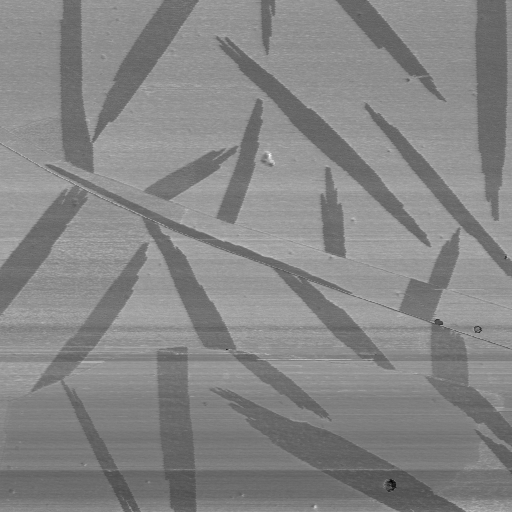
#> input picture PTCDITest2.png, 512 x 512 px
$ jupyter execute MPAGS_Code.ipynb   (shell and % lines are left out)
#> lines starting #> are read from the running program, lines starting #| are printed output that depends on the picture; after the words box and inside, x2 and y2 are one past the last pixel; in counts of white or black regions, pixels touching at a corner belong together
[cell 1]
import numpy as np
from scipy import ndimage
import matplotlib.pyplot as plt
import matplotlib.image as mpimg

[cell 2]
#Define a function that removes x & y ticks from images
def noticks():
    """Remove the x & y ticks from the axes of figures."""
    ax = plt.gca()
    ax.xaxis.set_ticks([])
    ax.yaxis.set_ticks([])

[cell 3]
#Import the local image and plot it
img = mpimg.imread('./PTCDITest2.png')
#> img is the input picture: shape (512, 512) float32; min 0, max 1, mean 0.524
imgplot = plt.imshow(img,cmap="gray")
noticks()

[cell 4]
#Before processing, need to equalise the background so thresholding works:

#Find the background height along each row using the 70th percentile
bg = np.percentile(img, 70, axis=1, keepdims=True)
#> bg = 512 values, max 0.663 at index 239, min 0.404 at index 475, mean 0.564

#Using the minimum background height and use it to create a scalar for each row
min = np.amin(bg)
#> min = 0.404
scalar_array = min/bg
#> scalar_array = 512 values, max 1 at index 475, min 0.61 at index 239, mean 0.724

#Multiple each row by the associated scalar and plot to observe results
flat_img = [scalar_array[i]*img[i,:] for i in range(len(img))]
#> flat_img = 512 items
imgplot = plt.imshow(flat_img,cmap="gray")
noticks()
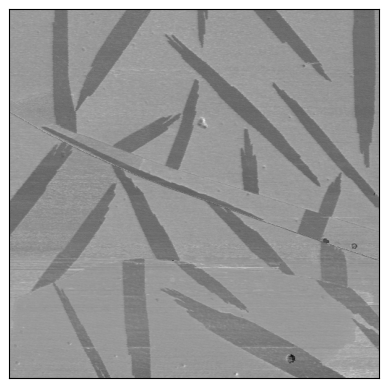
#> figure drawn by matplotlib, 1 panel

[cell 5]
#Apply a 2D percentile filter to the flattened image to improve edges
img_perc=ndimage.filters.percentile_filter(flat_img,40,size=(1,7))
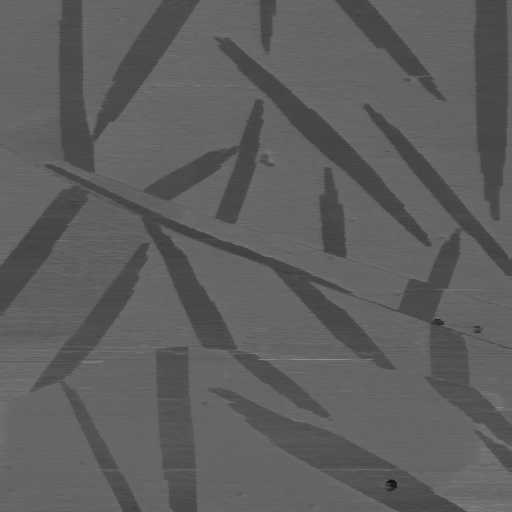
#> img_perc: shape (512, 512) float64; min 0.0699, max 0.558, mean 0.371
img_percplot = plt.imshow(img_perc,cmap="gray")
noticks()

[cell 6]
#Create an array of threshold values and a blank array to store the number of zeroes in the
#binary images produced by each value
threshold=np.arange(0, 1, 0.01)
num_zeroes_arr = np.array([])

#Deploy a for loop that thresholds the filtered image using each#threshold value and stores
#the number of zeroes in the binary image produced for each value
for i,j in enumerate(threshold):
    img_test=img_perc
    img_test=img_test>j
    num_zeroes_i = (img_test == 0).sum()
    num_zeroes_arr = np.append(num_zeroes_arr, num_zeroes_i)
#> this loop made 100 passes
#> num_zeroes_i on passes 17 to 28: 62, 69, 74, 78, 98, 124, 139, 154, 162, 185, 390, 2458
#> (num_zeroes_i, num_zeroes_arr) on passes 1 to 6: (0, [0]), (0, [0, 0]), (0, [0, 0, 0]), (0, [0, 0, 0, 0]), (0, [0, 0, 0, 0, 0]), (0, [0, 0, 0, 0, 0, 0])
#> after the loop, num_zeroes_arr = 100 values from 0 to 262144

[cell 7]
#Find the index of the optimal threshold by considering where the proportion of zeroes in the
#binary image changes the least, using a Gaussian gradient function
opt_ind=np.argmax(ndimage.gaussian_gradient_magnitude(num_zeroes_arr,10))
#> opt_ind = 38

#Plot graphs of the proportion and its gradient to visually confirm the correct index being
#selected
plt.subplot(211)
threshold_plot=plt.plot(threshold,num_zeroes_arr/np.amax(num_zeroes_arr))
#> threshold_plot = 1 item
plt.ylabel('Proportion of Zeroes')
plt.grid(True)

plt.subplot(212)
threshold_grad_plot=plt.plot(threshold,ndimage.gaussian_gradient_magnitude(num_zeroes_arr/np.amax(num_zeroes_arr),10))
#> threshold_grad_plot = 1 item
plt.ylabel('Gaussian Gradient')
plt.xlabel('Threshold Value', fontsize=16);
plt.grid(True)
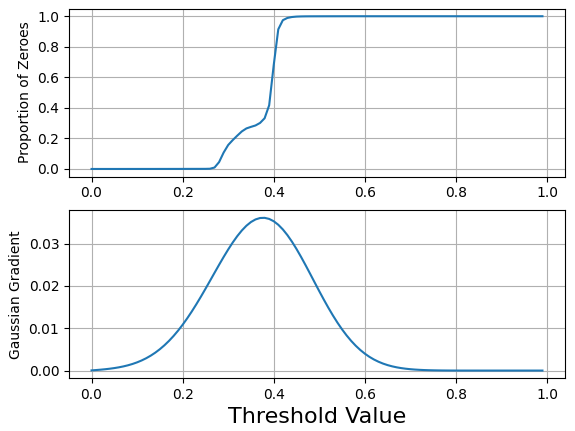
#> figure drawn by matplotlib, 2 panels; panel 1: curve peaks at x = 0.56, y = 1; panel 2: curve peaks at x = 0.38, y = 0.0361

[cell 8]
#Generate the found optimal binary image for further filtering
opt_img=img_perc>threshold[opt_ind]
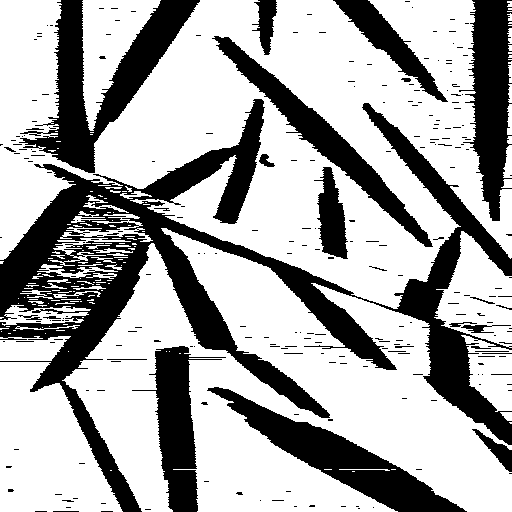
#> opt_img: shape (512, 512) bool; 66.8% white; 254 black regions (225 under 20 px), largest, box (x1, y1, x2, y2) and area: (0, 99, 512, 512) 43318, (19, 0, 200, 173) 9640, (207, 387, 467, 512) 7981
opt_plot=plt.imshow(opt_img,cmap="gray")
noticks()

[cell 9]
#Write a small function to make a circular structuring element for morphological image
#processing
def bin_circ_se(r):
    """Creates a circular binary structuring element of integer pixel radius r>1."""
    nx,ny=(2*r+1,2*r+1)
    x=np.arange(nx)
    y=np.arange(ny)
    xv, yv = np.meshgrid(x, y)
    circle = np.square(yv - r) + np.square(xv - r) <= np.square(r)
    circle=np.array(circle)
    return circle

#Create and plot a sample of the binary circle of radius 30
seplot=plt.imshow(bin_circ_se(30), cmap='gray')
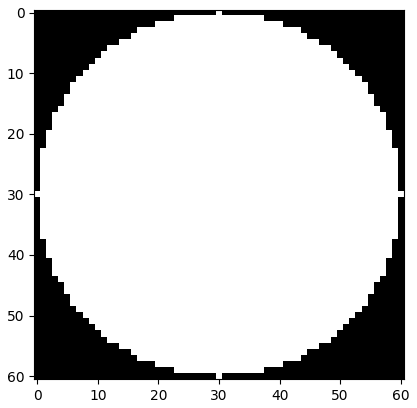
#> figure drawn by matplotlib, 1 panel

[cell 10]
#Perform a morphological binary closing on the image in order to remove non-flake
#features and noise from the image:

#Binary closing creates a seam on the image, this is circumvented by padding the image
#with 1s, applying the process and then removing the padding.
pad_width=100
opt_img_pad = np.pad(opt_img, [(pad_width, ), (pad_width, )], mode='constant',constant_values=1)
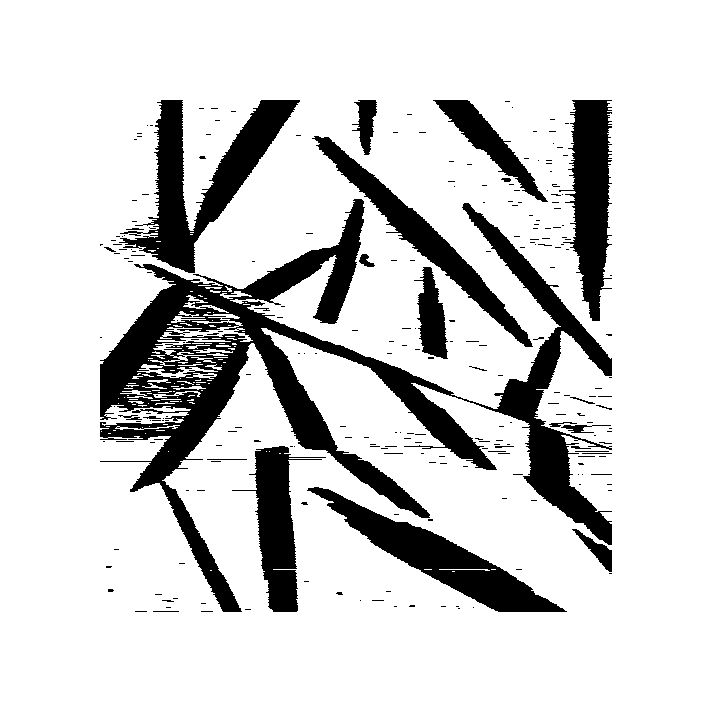
#> opt_img_pad: shape (712, 712) bool; 82.8% white; 254 black regions (225 under 20 px), largest, box (x1, y1, x2, y2) and area: (100, 199, 612, 612) 43318, (119, 100, 300, 273) 9640, (307, 487, 567, 612) 7981

#Perform binary closing using a circular binary structuring element of radius 5
opt_img_closed = ndimage.binary_closing(opt_img_pad, structure=bin_circ_se(5))
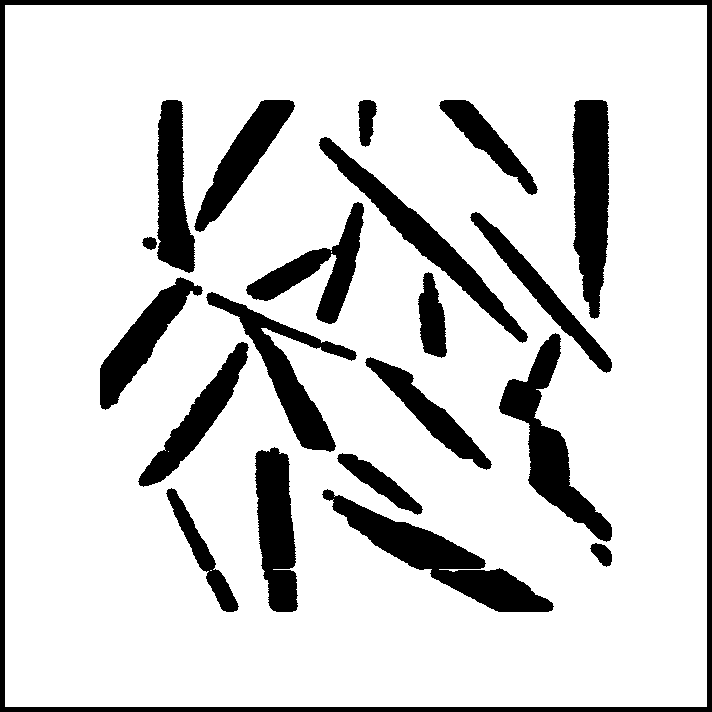
#> opt_img_closed: shape (712, 712) bool; 82.7% white; 21 black regions, largest, box (x1, y1, x2, y2) and area: (0, 0, 712, 712) 14140, (322, 489, 554, 612) 7602, (499, 333, 612, 542) 6428

#Remove the padding and plot the final resulting image
opt_img_closed = opt_img_closed[pad_width:-pad_width, pad_width:-pad_width]
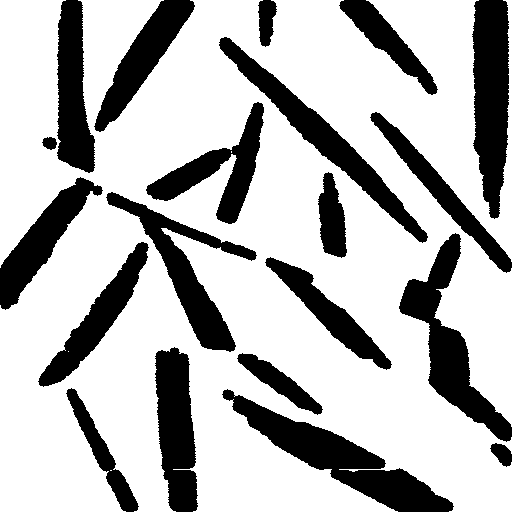
#> opt_img_closed: shape (512, 512) bool; 72% white; 20 black regions, largest, box (x1, y1, x2, y2) and area: (222, 389, 454, 512) 7602, (399, 233, 512, 442) 6428, (472, 0, 509, 219) 6387
opt_imgplot = plt.imshow(opt_img_closed, cmap='gray')
noticks()

#Print the percentage flake coverage of the last image
cov=(opt_img_closed == 0).sum()/(opt_img_closed.size)*100
#> cov = 28
print('Flake Coverage = {0:.1f}%.'.format(cov))
#| Flake Coverage = 28.0%.
